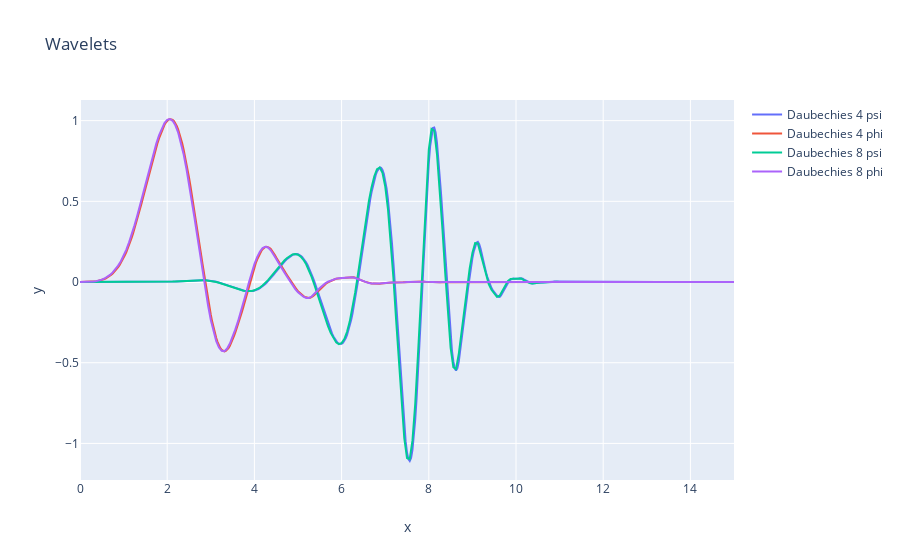

The code cell stored with this chart in its notebook:
### Code cell
# wavefun(level=5) é o parâmetro para o nível de refinamento baseado nos "filter coefficients"
# referência: https://pywavelets.readthedocs.io/en/latest/regression/wavelet.html#and-now-the-wavefun
# escolhi 5 para uma boa visualização do gráfico

[phi, psi, x] = pywt.Wavelet('db8').wavefun(level=5)

data = [go.Scatter(x=x, y=psi, mode='lines', name="Daubechies 4 psi")]
data += [go.Scatter(x=x, y=phi, mode='lines', name="Daubechies 4 phi")]

[phi, psi, x] = pywt.Wavelet('db8').wavefun(level=4)

data += [go.Scatter(x=x, y=psi, mode='lines', name="Daubechies 8 psi")]
data += [go.Scatter(x=x, y=phi, mode='lines', name="Daubechies 8 phi")]

layout = go.Layout(
    title='Wavelets',
    xaxis={'title':'x'},
    yaxis={'title':'y'}
)
fig = go.Figure(data=data, layout=layout)
py.iplot(fig)

### Figure 1 — Plotly figure (JSON) as saved in the notebook; plotly's stock layout.template omitted (floating-point values rounded to 4 significant figures; data arrays with more than 128 entries replaced by an {"elided": "..."} marker saying what was removed)
{"data": [{"mode": "lines", "name": "Daubechies 4 psi", "type": "scatter", "x": {"elided": "481 float values"}, "y": {"elided": "481 float values"}}, {"mode": "lines", "name": "Daubechies 4 phi", "type": "scatter", "x": {"elided": "481 float values"}, "y": {"elided": "481 float values"}}, {"mode": "lines", "name": "Daubechies 8 psi", "type": "scatter", "x": {"elided": "241 float values"}, "y": {"elided": "241 float values"}}, {"mode": "lines", "name": "Daubechies 8 phi", "type": "scatter", "x": {"elided": "241 float values"}, "y": {"elided": "241 float values"}}], "layout": {"title": {"text": "Wavelets"}, "xaxis": {"title": {"text": "x"}}, "yaxis": {"title": {"text": "y"}}}}
